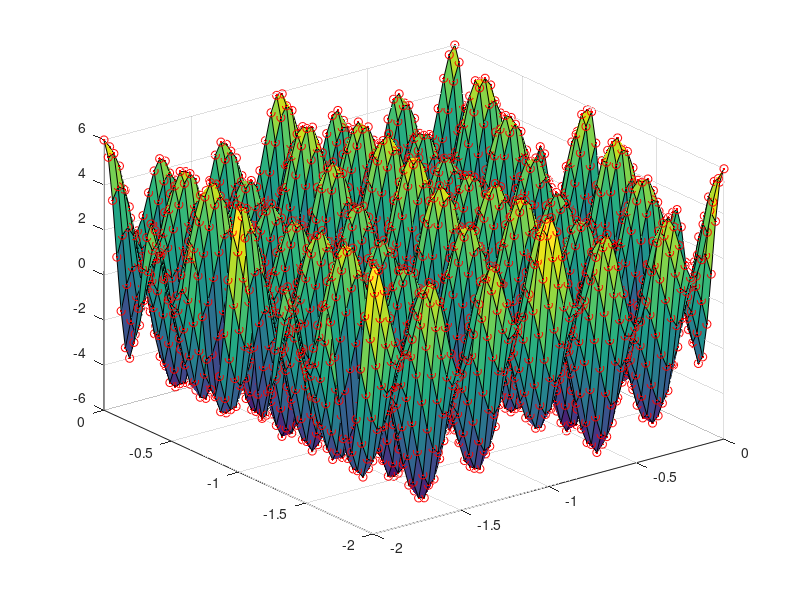

This chart was generated by the following MATLAB code:

% Learning how to use FFT
%
% James O'Connell 10th March 2019

clear;
% close all;
clc;

n = 64;
x = linspace(0,2,n)-2;
y = linspace(0,2,n)-2;
[X,Y] = meshgrid(x,y);
f = cos(2*pi*1*X)+2*cos(2*pi*2*Y+2*pi*3*X)+3*cos(2*pi*3*Y);

figure;
plot3(X(:),Y(:),f(:),'r.');
hold on;

ff = fft2(f);

xx = (x-x(1))/(x(end)-x(1));
yy = (y-y(1))/(y(end)-y(1));

dx = x(2)-x(1);
fs = 1/dx;
df = fs/length(x);

freqsx = 1/(x(2)-x(1))*(0:(n-1))/n;
freqsy = 1/(y(2)-y(1))*(0:(n-1))/n;

% freqsx = -fs/2:df:fs/2-df;
% freqsy = freqsx;

% freqsx = fftshift(freqsx);
% freqsy = fftshift(freqsy);

ff = ff/n^2;
% ff = fftshift(ff);

% ff = 2*ff(1:n/2+1,1:n/2+1);
% % ff(2:end-1,2:end-1) = 2*ff(2:end-1,2:end-1);
% freqsx = freqsx(1:n/2+1);
% freqsy = freqsy(1:n/2+1);

n2 = n*1;
x2 = linspace(x(1),x(end),n2);
y2 = linspace(y(1),y(end),n2);
[X2,Y2] = meshgrid(x2,y2);
% f = cos(2*pi*1*X)+2*cos(2*pi*2*Y+2*pi*3*X);
data = zeros(length(x2),length(y2));

a = 1

for j = 1:length(x2)
    
    for k = 1:length(y2)
        
        [Freqsx,Freqsy] = meshgrid(freqsx,freqsy);
        
        xx = x2(j);
        yy = y2(k);
        
        data(k,j) = sum(sum((ff).*exp(2*pi*1i*Freqsx*(xx-x(1))).*exp(2*pi*1i*Freqsy*(yy-y(1)))));
        
    end
end
data = real(data);

% mydata = ifft2(ff*n^2);

f2 = cos(2*pi*1*X2)+2*cos(2*pi*2*Y2+2*pi*3*X2)+3*cos(2*pi*3*Y2);
surf(X2,Y2,data);
plot3(X2(:),Y2(:),f2(:),'ro');
grid on;

% error = f-data;
% figure;
% surf(X2,Y2,error);